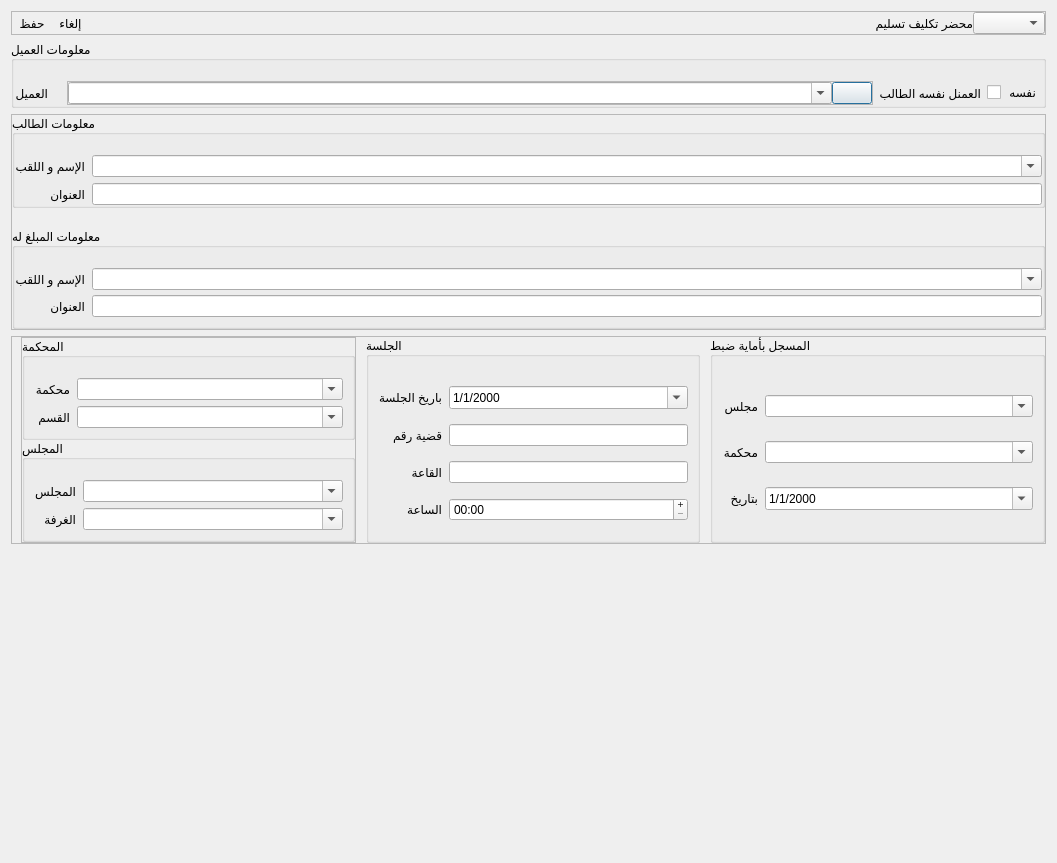
<?xml version="1.0" encoding="UTF-8"?>
<ui version="4.0">
 <class>form_act</class>
 <widget class="QDialog" name="form_act">
  <property name="geometry">
   <rect>
    <x>0</x>
    <y>0</y>
    <width>1057</width>
    <height>863</height>
   </rect>
  </property>
  <property name="windowTitle">
   <string>Dialog</string>
  </property>
  <layout class="QVBoxLayout" name="verticalLayout_3">
   <item>
    <widget class="QFrame" name="frame_4">
     <property name="frameShape">
      <enum>QFrame::Shape::StyledPanel</enum>
     </property>
     <property name="frameShadow">
      <enum>QFrame::Shadow::Raised</enum>
     </property>
     <layout class="QHBoxLayout" name="horizontalLayout_3">
      <property name="spacing">
       <number>0</number>
      </property>
      <property name="leftMargin">
       <number>0</number>
      </property>
      <property name="topMargin">
       <number>0</number>
      </property>
      <property name="rightMargin">
       <number>0</number>
      </property>
      <property name="bottomMargin">
       <number>0</number>
      </property>
      <item>
       <widget class="QToolButton" name="tb_save">
        <property name="text">
         <string>حفظ</string>
        </property>
        <property name="icon">
         <iconset resource="../ui.resources.qrc">
          <normaloff>:/icons/icons/save.png</normaloff>:/icons/icons/save.png</iconset>
        </property>
        <property name="iconSize">
         <size>
          <width>24</width>
          <height>24</height>
         </size>
        </property>
        <property name="toolButtonStyle">
         <enum>Qt::ToolButtonStyle::ToolButtonTextUnderIcon</enum>
        </property>
        <property name="autoRaise">
         <bool>true</bool>
        </property>
       </widget>
      </item>
      <item>
       <widget class="QToolButton" name="tb_close">
        <property name="text">
         <string>إلغاء</string>
        </property>
        <property name="icon">
         <iconset resource="../ui.resources.qrc">
          <normaloff>:/icons/icons/export.png</normaloff>:/icons/icons/export.png</iconset>
        </property>
        <property name="iconSize">
         <size>
          <width>24</width>
          <height>24</height>
         </size>
        </property>
        <property name="toolButtonStyle">
         <enum>Qt::ToolButtonStyle::ToolButtonTextUnderIcon</enum>
        </property>
        <property name="autoRaise">
         <bool>true</bool>
        </property>
       </widget>
      </item>
      <item>
       <spacer name="horizontalSpacer">
        <property name="orientation">
         <enum>Qt::Orientation::Horizontal</enum>
        </property>
        <property name="sizeHint" stdset="0">
         <size>
          <width>40</width>
          <height>20</height>
         </size>
        </property>
       </spacer>
      </item>
      <item>
       <widget class="QLabel" name="label_4">
        <property name="text">
         <string>محضر تكليف تسليم</string>
        </property>
       </widget>
      </item>
      <item>
       <widget class="QComboBox" name="cb_type_rapport"/>
      </item>
     </layout>
    </widget>
   </item>
   <item>
    <widget class="QGroupBox" name="groupBox">
     <property name="title">
      <string>معلومات العميل</string>
     </property>
     <layout class="QGridLayout" name="gridLayout_7">
      <property name="leftMargin">
       <number>0</number>
      </property>
      <property name="topMargin">
       <number>20</number>
      </property>
      <property name="rightMargin">
       <number>0</number>
      </property>
      <property name="bottomMargin">
       <number>0</number>
      </property>
      <property name="horizontalSpacing">
       <number>6</number>
      </property>
      <property name="verticalSpacing">
       <number>0</number>
      </property>
      <item row="0" column="4">
       <widget class="QCheckBox" name="chb_same">
        <property name="text">
         <string> نفسه</string>
        </property>
       </widget>
      </item>
      <item row="0" column="0">
       <widget class="QLabel" name="label_9">
        <property name="text">
         <string>العميل</string>
        </property>
       </widget>
      </item>
      <item row="0" column="2">
       <widget class="QFrame" name="frame_2">
        <property name="frameShape">
         <enum>QFrame::Shape::StyledPanel</enum>
        </property>
        <property name="frameShadow">
         <enum>QFrame::Shadow::Raised</enum>
        </property>
        <layout class="QHBoxLayout" name="horizontalLayout_2">
         <property name="spacing">
          <number>0</number>
         </property>
         <property name="leftMargin">
          <number>0</number>
         </property>
         <property name="topMargin">
          <number>0</number>
         </property>
         <property name="rightMargin">
          <number>0</number>
         </property>
         <property name="bottomMargin">
          <number>0</number>
         </property>
         <item>
          <widget class="QComboBox" name="cb_client">
           <property name="sizePolicy">
            <sizepolicy hsizetype="Expanding" vsizetype="Fixed">
             <horstretch>0</horstretch>
             <verstretch>0</verstretch>
            </sizepolicy>
           </property>
           <property name="editable">
            <bool>true</bool>
           </property>
           <property name="placeholderText">
            <string>تحديد أو إضافة عميل جديد</string>
           </property>
          </widget>
         </item>
         <item>
          <widget class="QPushButton" name="pb_add_client">
           <property name="text">
            <string/>
           </property>
           <property name="icon">
            <iconset resource="../ui.resources.qrc">
             <normaloff>:/icons/icons/plus_math.png</normaloff>:/icons/icons/plus_math.png</iconset>
           </property>
          </widget>
         </item>
        </layout>
       </widget>
      </item>
      <item row="0" column="3">
       <widget class="QLabel" name="label_6">
        <property name="text">
         <string>العمنل نفسه الطالب</string>
        </property>
       </widget>
      </item>
      <item row="0" column="1">
       <widget class="QLabel" name="error_client">
        <property name="text">
         <string/>
        </property>
       </widget>
      </item>
     </layout>
    </widget>
   </item>
   <item>
    <widget class="QFrame" name="frame_6">
     <property name="sizePolicy">
      <sizepolicy hsizetype="Preferred" vsizetype="Preferred">
       <horstretch>0</horstretch>
       <verstretch>0</verstretch>
      </sizepolicy>
     </property>
     <property name="frameShape">
      <enum>QFrame::Shape::StyledPanel</enum>
     </property>
     <property name="frameShadow">
      <enum>QFrame::Shadow::Raised</enum>
     </property>
     <layout class="QVBoxLayout" name="verticalLayout">
      <property name="spacing">
       <number>20</number>
      </property>
      <property name="leftMargin">
       <number>0</number>
      </property>
      <property name="topMargin">
       <number>0</number>
      </property>
      <property name="rightMargin">
       <number>0</number>
      </property>
      <property name="bottomMargin">
       <number>0</number>
      </property>
      <item>
       <widget class="QGroupBox" name="gb_demandeur_info">
        <property name="title">
         <string>معلومات الطالب</string>
        </property>
        <layout class="QGridLayout" name="gridLayout">
         <property name="leftMargin">
          <number>0</number>
         </property>
         <property name="topMargin">
          <number>20</number>
         </property>
         <property name="rightMargin">
          <number>0</number>
         </property>
         <property name="bottomMargin">
          <number>0</number>
         </property>
         <property name="horizontalSpacing">
          <number>0</number>
         </property>
         <item row="4" column="0">
          <widget class="QLabel" name="label_3">
           <property name="text">
            <string>العنوان</string>
           </property>
          </widget>
         </item>
         <item row="4" column="2">
          <widget class="QLineEdit" name="le_address_demandeur"/>
         </item>
         <item row="3" column="0">
          <widget class="QLabel" name="label_2">
           <property name="text">
            <string>الإسم و اللقب</string>
           </property>
          </widget>
         </item>
         <item row="3" column="2">
          <widget class="QComboBox" name="cb_demandeur">
           <property name="sizePolicy">
            <sizepolicy hsizetype="Expanding" vsizetype="Fixed">
             <horstretch>0</horstretch>
             <verstretch>0</verstretch>
            </sizepolicy>
           </property>
           <property name="locale">
            <locale language="Arabic" country="Algeria"/>
           </property>
           <property name="editable">
            <bool>true</bool>
           </property>
           <property name="placeholderText">
            <string>الإسم و اللقب</string>
           </property>
          </widget>
         </item>
         <item row="3" column="1">
          <widget class="QLabel" name="error_demandeur">
           <property name="text">
            <string/>
           </property>
          </widget>
         </item>
         <item row="4" column="1">
          <widget class="QLabel" name="error_adr_demandeur">
           <property name="text">
            <string/>
           </property>
          </widget>
         </item>
        </layout>
       </widget>
      </item>
      <item>
       <widget class="QGroupBox" name="groupBox_2">
        <property name="autoFillBackground">
         <bool>false</bool>
        </property>
        <property name="title">
         <string>معلومات المبلغ له</string>
        </property>
        <layout class="QGridLayout" name="gridLayout_2">
         <property name="leftMargin">
          <number>0</number>
         </property>
         <property name="topMargin">
          <number>20</number>
         </property>
         <property name="rightMargin">
          <number>0</number>
         </property>
         <property name="bottomMargin">
          <number>9</number>
         </property>
         <property name="horizontalSpacing">
          <number>0</number>
         </property>
         <property name="verticalSpacing">
          <number>5</number>
         </property>
         <item row="2" column="0">
          <widget class="QLabel" name="label_8">
           <property name="text">
            <string>الإسم و اللقب</string>
           </property>
          </widget>
         </item>
         <item row="3" column="2">
          <widget class="QLineEdit" name="le_address_defendeur"/>
         </item>
         <item row="2" column="2">
          <widget class="QComboBox" name="cb_defendeur">
           <property name="sizePolicy">
            <sizepolicy hsizetype="Expanding" vsizetype="Fixed">
             <horstretch>0</horstretch>
             <verstretch>0</verstretch>
            </sizepolicy>
           </property>
           <property name="editable">
            <bool>true</bool>
           </property>
           <property name="placeholderText">
            <string>الإسم و اللقب</string>
           </property>
          </widget>
         </item>
         <item row="3" column="0">
          <widget class="QLabel" name="label_7">
           <property name="text">
            <string>العنوان</string>
           </property>
          </widget>
         </item>
         <item row="3" column="1">
          <widget class="QLabel" name="error_adr_defendeur">
           <property name="text">
            <string/>
           </property>
          </widget>
         </item>
         <item row="2" column="1">
          <widget class="QLabel" name="error_defendeur">
           <property name="text">
            <string/>
           </property>
          </widget>
         </item>
        </layout>
       </widget>
      </item>
     </layout>
    </widget>
   </item>
   <item>
    <widget class="QFrame" name="frame_7">
     <property name="frameShape">
      <enum>QFrame::Shape::StyledPanel</enum>
     </property>
     <property name="frameShadow">
      <enum>QFrame::Shadow::Raised</enum>
     </property>
     <layout class="QGridLayout" name="gridLayout_6">
      <property name="topMargin">
       <number>0</number>
      </property>
      <property name="rightMargin">
       <number>0</number>
      </property>
      <property name="bottomMargin">
       <number>0</number>
      </property>
      <property name="spacing">
       <number>10</number>
      </property>
      <item row="0" column="2">
       <widget class="QGroupBox" name="gb_tribunal_registary">
        <property name="title">
         <string>المسجل بأماية ضبط</string>
        </property>
        <layout class="QGridLayout" name="gridLayout_5">
         <property name="leftMargin">
          <number>9</number>
         </property>
         <property name="topMargin">
          <number>20</number>
         </property>
         <property name="rightMargin">
          <number>9</number>
         </property>
         <property name="bottomMargin">
          <number>9</number>
         </property>
         <property name="horizontalSpacing">
          <number>0</number>
         </property>
         <property name="verticalSpacing">
          <number>6</number>
         </property>
         <item row="2" column="2">
          <widget class="QDateEdit" name="de_registary">
           <property name="displayFormat">
            <string>d/M/yyyy</string>
           </property>
           <property name="calendarPopup">
            <bool>true</bool>
           </property>
          </widget>
         </item>
         <item row="0" column="0">
          <widget class="QLabel" name="lbl_council_reg">
           <property name="text">
            <string>مجلس</string>
           </property>
          </widget>
         </item>
         <item row="2" column="0">
          <widget class="QLabel" name="label_15">
           <property name="text">
            <string>بتاريخ</string>
           </property>
          </widget>
         </item>
         <item row="1" column="0">
          <widget class="QLabel" name="lbl_tribunal_reg">
           <property name="text">
            <string>محكمة</string>
           </property>
          </widget>
         </item>
         <item row="0" column="2">
          <widget class="QComboBox" name="cb_council_registary">
           <property name="sizePolicy">
            <sizepolicy hsizetype="Expanding" vsizetype="Fixed">
             <horstretch>0</horstretch>
             <verstretch>0</verstretch>
            </sizepolicy>
           </property>
           <property name="editable">
            <bool>true</bool>
           </property>
           <property name="placeholderText">
            <string>حدد المجلس ...</string>
           </property>
          </widget>
         </item>
         <item row="1" column="2">
          <widget class="QComboBox" name="cb_tribunal_registary">
           <property name="sizePolicy">
            <sizepolicy hsizetype="Expanding" vsizetype="Fixed">
             <horstretch>0</horstretch>
             <verstretch>0</verstretch>
            </sizepolicy>
           </property>
           <property name="editable">
            <bool>true</bool>
           </property>
           <property name="placeholderText">
            <string>حدد المحكمة ...</string>
           </property>
          </widget>
         </item>
         <item row="0" column="1">
          <widget class="QLabel" name="error_council_reg">
           <property name="text">
            <string/>
           </property>
          </widget>
         </item>
         <item row="1" column="1">
          <widget class="QLabel" name="error_tribunal_reg">
           <property name="text">
            <string/>
           </property>
          </widget>
         </item>
         <item row="2" column="1">
          <widget class="QLabel" name="error_date_reg">
           <property name="text">
            <string/>
           </property>
          </widget>
         </item>
        </layout>
       </widget>
      </item>
      <item row="0" column="0">
       <widget class="QFrame" name="frame">
        <property name="frameShape">
         <enum>QFrame::Shape::StyledPanel</enum>
        </property>
        <property name="frameShadow">
         <enum>QFrame::Shadow::Raised</enum>
        </property>
        <layout class="QVBoxLayout" name="verticalLayout_2">
         <property name="spacing">
          <number>0</number>
         </property>
         <property name="leftMargin">
          <number>0</number>
         </property>
         <property name="topMargin">
          <number>0</number>
         </property>
         <property name="rightMargin">
          <number>0</number>
         </property>
         <property name="bottomMargin">
          <number>0</number>
         </property>
         <item>
          <widget class="QGroupBox" name="gb_tribunal">
           <property name="title">
            <string>المحكمة</string>
           </property>
           <layout class="QGridLayout" name="gridLayout_4">
            <property name="leftMargin">
             <number>9</number>
            </property>
            <property name="topMargin">
             <number>20</number>
            </property>
            <property name="rightMargin">
             <number>9</number>
            </property>
            <property name="bottomMargin">
             <number>9</number>
            </property>
            <property name="horizontalSpacing">
             <number>0</number>
            </property>
            <property name="verticalSpacing">
             <number>6</number>
            </property>
            <item row="1" column="2">
             <widget class="QComboBox" name="cb_section">
              <property name="editable">
               <bool>true</bool>
              </property>
              <property name="placeholderText">
               <string>حدد القسم ...</string>
              </property>
             </widget>
            </item>
            <item row="1" column="0">
             <widget class="QLabel" name="label_20">
              <property name="text">
               <string>القسم</string>
              </property>
             </widget>
            </item>
            <item row="0" column="2">
             <widget class="QComboBox" name="cb_tribunal">
              <property name="sizePolicy">
               <sizepolicy hsizetype="Expanding" vsizetype="Fixed">
                <horstretch>0</horstretch>
                <verstretch>0</verstretch>
               </sizepolicy>
              </property>
              <property name="editable">
               <bool>true</bool>
              </property>
              <property name="placeholderText">
               <string>حدد المحكمة ...</string>
              </property>
             </widget>
            </item>
            <item row="0" column="0">
             <widget class="QLabel" name="label_5">
              <property name="text">
               <string>محكمة</string>
              </property>
             </widget>
            </item>
            <item row="1" column="1">
             <widget class="QLabel" name="error_section">
              <property name="text">
               <string/>
              </property>
             </widget>
            </item>
            <item row="0" column="1">
             <widget class="QLabel" name="error_tribunal">
              <property name="text">
               <string/>
              </property>
             </widget>
            </item>
           </layout>
          </widget>
         </item>
         <item>
          <widget class="QGroupBox" name="gb_council">
           <property name="title">
            <string>المجلس</string>
           </property>
           <layout class="QGridLayout" name="gridLayout_16">
            <property name="leftMargin">
             <number>9</number>
            </property>
            <property name="topMargin">
             <number>20</number>
            </property>
            <property name="rightMargin">
             <number>9</number>
            </property>
            <property name="bottomMargin">
             <number>9</number>
            </property>
            <property name="horizontalSpacing">
             <number>0</number>
            </property>
            <property name="verticalSpacing">
             <number>6</number>
            </property>
            <item row="1" column="2">
             <widget class="QComboBox" name="cb_room">
              <property name="editable">
               <bool>true</bool>
              </property>
              <property name="placeholderText">
               <string>حدد الغرفة ....</string>
              </property>
             </widget>
            </item>
            <item row="1" column="0">
             <widget class="QLabel" name="label_16">
              <property name="text">
               <string>الغرفة</string>
              </property>
             </widget>
            </item>
            <item row="0" column="0">
             <widget class="QLabel" name="label">
              <property name="text">
               <string>المجلس</string>
              </property>
             </widget>
            </item>
            <item row="0" column="2">
             <widget class="QComboBox" name="cb_council">
              <property name="sizePolicy">
               <sizepolicy hsizetype="Expanding" vsizetype="Fixed">
                <horstretch>0</horstretch>
                <verstretch>0</verstretch>
               </sizepolicy>
              </property>
              <property name="editable">
               <bool>true</bool>
              </property>
              <property name="placeholderText">
               <string>حدد المجلس ...</string>
              </property>
             </widget>
            </item>
            <item row="0" column="1">
             <widget class="QLabel" name="error_council">
              <property name="text">
               <string/>
              </property>
             </widget>
            </item>
            <item row="1" column="1">
             <widget class="QLabel" name="error_room">
              <property name="text">
               <string/>
              </property>
             </widget>
            </item>
           </layout>
          </widget>
         </item>
        </layout>
       </widget>
      </item>
      <item row="0" column="1">
       <widget class="QGroupBox" name="groupBox_3">
        <property name="title">
         <string>الجلسة</string>
        </property>
        <layout class="QGridLayout" name="gridLayout_3">
         <property name="leftMargin">
          <number>9</number>
         </property>
         <property name="topMargin">
          <number>20</number>
         </property>
         <property name="rightMargin">
          <number>9</number>
         </property>
         <property name="bottomMargin">
          <number>9</number>
         </property>
         <property name="horizontalSpacing">
          <number>0</number>
         </property>
         <property name="verticalSpacing">
          <number>6</number>
         </property>
         <item row="5" column="0">
          <widget class="QLabel" name="label_42">
           <property name="text">
            <string>القاعة</string>
           </property>
          </widget>
         </item>
         <item row="1" column="0">
          <widget class="QLabel" name="label_44">
           <property name="text">
            <string>باريخ الجلسة</string>
           </property>
          </widget>
         </item>
         <item row="3" column="0">
          <widget class="QLabel" name="label_43">
           <property name="text">
            <string>قضية رقم</string>
           </property>
          </widget>
         </item>
         <item row="1" column="2">
          <widget class="QDateEdit" name="de_audience">
           <property name="sizePolicy">
            <sizepolicy hsizetype="Expanding" vsizetype="Fixed">
             <horstretch>0</horstretch>
             <verstretch>0</verstretch>
            </sizepolicy>
           </property>
           <property name="displayFormat">
            <string>d/M/yyyy</string>
           </property>
           <property name="calendarPopup">
            <bool>true</bool>
           </property>
          </widget>
         </item>
         <item row="3" column="2">
          <widget class="QLineEdit" name="le_case"/>
         </item>
         <item row="7" column="2">
          <widget class="QTimeEdit" name="te_audience">
           <property name="sizePolicy">
            <sizepolicy hsizetype="Expanding" vsizetype="Fixed">
             <horstretch>0</horstretch>
             <verstretch>0</verstretch>
            </sizepolicy>
           </property>
           <property name="buttonSymbols">
            <enum>QAbstractSpinBox::ButtonSymbols::PlusMinus</enum>
           </property>
           <property name="showGroupSeparator" stdset="0">
            <bool>false</bool>
           </property>
           <property name="currentSection">
            <enum>QDateTimeEdit::Section::MinuteSection</enum>
           </property>
           <property name="displayFormat">
            <string>mm:HH</string>
           </property>
           <property name="calendarPopup">
            <bool>true</bool>
           </property>
          </widget>
         </item>
         <item row="5" column="2">
          <widget class="QLineEdit" name="le_hall">
           <property name="sizePolicy">
            <sizepolicy hsizetype="Expanding" vsizetype="Fixed">
             <horstretch>0</horstretch>
             <verstretch>0</verstretch>
            </sizepolicy>
           </property>
          </widget>
         </item>
         <item row="7" column="0">
          <widget class="QLabel" name="label_41">
           <property name="text">
            <string>الساعة</string>
           </property>
          </widget>
         </item>
         <item row="7" column="1">
          <widget class="QLabel" name="error_hour">
           <property name="text">
            <string/>
           </property>
          </widget>
         </item>
         <item row="1" column="1">
          <widget class="QLabel" name="error_date_audience">
           <property name="text">
            <string/>
           </property>
          </widget>
         </item>
         <item row="3" column="1">
          <widget class="QLabel" name="error_case">
           <property name="text">
            <string/>
           </property>
          </widget>
         </item>
         <item row="5" column="1">
          <widget class="QLabel" name="error_hall">
           <property name="text">
            <string/>
           </property>
          </widget>
         </item>
        </layout>
       </widget>
      </item>
     </layout>
    </widget>
   </item>
   <item>
    <spacer name="verticalSpacer">
     <property name="orientation">
      <enum>Qt::Orientation::Vertical</enum>
     </property>
     <property name="sizeHint" stdset="0">
      <size>
       <width>20</width>
       <height>40</height>
      </size>
     </property>
    </spacer>
   </item>
  </layout>
 </widget>
 <tabstops>
  <tabstop>cb_type_rapport</tabstop>
  <tabstop>cb_client</tabstop>
  <tabstop>cb_demandeur</tabstop>
  <tabstop>le_address_demandeur</tabstop>
  <tabstop>cb_defendeur</tabstop>
  <tabstop>le_address_defendeur</tabstop>
  <tabstop>cb_tribunal</tabstop>
  <tabstop>cb_section</tabstop>
  <tabstop>cb_council</tabstop>
  <tabstop>cb_room</tabstop>
  <tabstop>de_audience</tabstop>
  <tabstop>le_case</tabstop>
  <tabstop>le_hall</tabstop>
  <tabstop>te_audience</tabstop>
  <tabstop>cb_council_registary</tabstop>
  <tabstop>cb_tribunal_registary</tabstop>
  <tabstop>de_registary</tabstop>
  <tabstop>tb_save</tabstop>
  <tabstop>tb_close</tabstop>
  <tabstop>pb_add_client</tabstop>
 </tabstops>
 <resources>
  <include location="../ui.resources.qrc"/>
 </resources>
 <connections/>
</ui>
